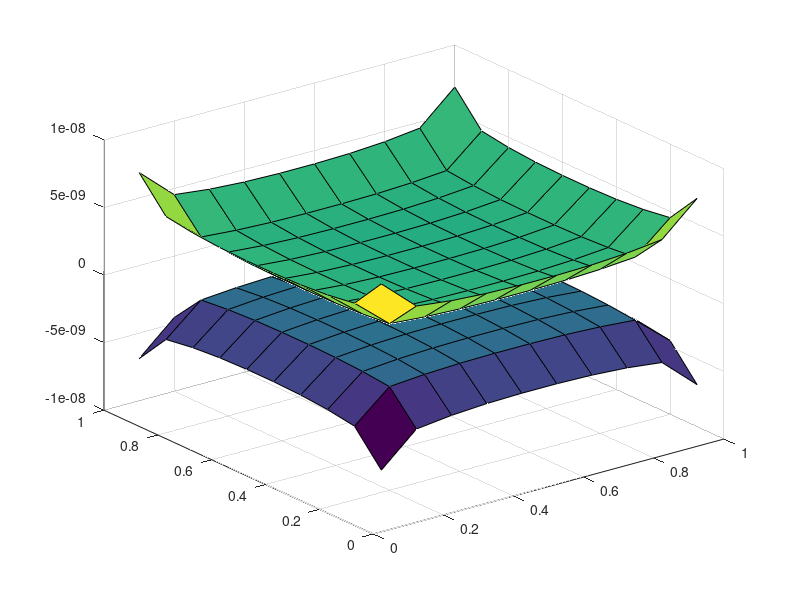
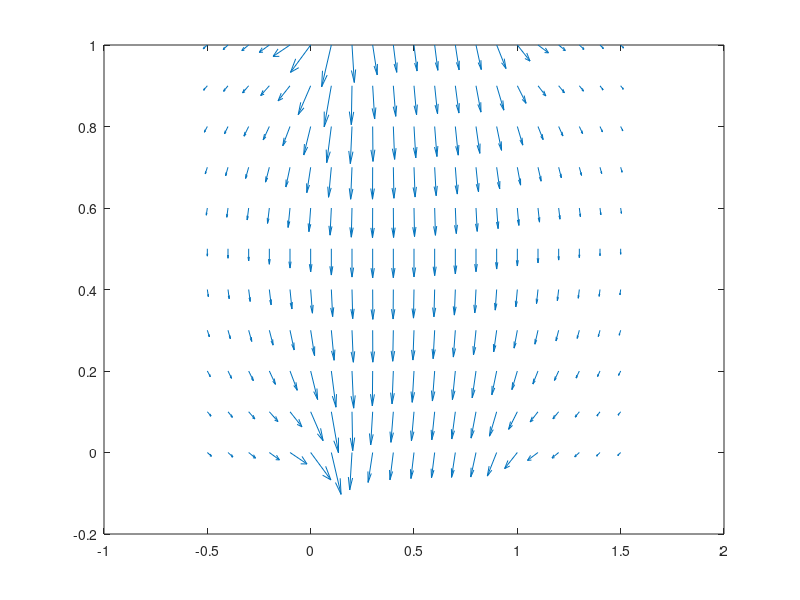

Here is the MATLAB script that generated these plots, in order:
n = 10;
d = 1;
fun = @(x,y) 1./sqrt(x.^2+y.^2);
self_pot = quad2d(fun, -1./(2*n), 1./(2*n), -1./(2*n), 1./(2*n));
v = zeros(2*n^2);
for k = 0:1:n^2-1
    i_0 = floor(k./n);
    j_0 = mod(k,n);
    x_0 = (j_0./n) + (1./(2*n));
    y_0 = (i_0./n) + (1./(2*n));
    for k1 = 0:1:n^2-1
        i = floor(k1./n);
        j = mod(k1,n);
        if v(k+1,k1+1)==0
            if k == k1
                v(k+1,k1+1) = self_pot;
            else
                func = @(x,y) 1./sqrt((x-x_0).^2+(y-y_0).^2);
                v(k+1,k1+1) = quad2d(func, j./n, (j+1)./n, i./n, (i+1)./n);
                v(k1+1,k+1) = v(k+1,k1+1);
            end
        end
    end
    for k1 = 0:1:n^2-1
        i = floor(k1./n);
        j = mod(k1,n);
        func = @(x,y) 1./sqrt((x-x_0).^2+(y-y_0).^2+d^2);
        v(k+1,k1+1+n^2) = quad2d(func, j./n, (j+1)./n, i./n, (i+1)./n);
    end
end
v = [v(1:n^2,:);v(1:n^2,1+n^2:2*n^2) v(1:n^2,1:n^2)];
v = (9e9/n^2).*v;
V = [0.5*ones(n.^2, 1); -0.5.*ones(n.^2, 1)];
Q = v\V;
Capacitance = sum(Q(1:n^2))
Q1=reshape(Q(1:n^2),[n,n]);
[X,Y]=meshgrid(1/n:1/n:1,1/n:1/n:1);
figure(1)
surf(X,Y,Q1);
hold on;
Q2=reshape(Q(n^2+1:2*n^2),[n,n]);
surf(X,Y,Q2);
hold off;
[X Y] = meshgrid(-0.5:.1:1.5, 0:0.1:d);
v = 0;
for k = 1:1:n^2
    i = floor(k./n);
    j = mod(k,n);
    x = (j./n) + (1./(2*n));
    y = (i./n) + (1./(2*n));
    v = v + Q(k)./sqrt((X-x).^2+(y-0.5).^2+Y.^2) + Q(k+n^2)./sqrt((X-x).^2+(y-0.5).^2+(Y-d).^2);   %Potential Centre Section
end
[px py] = gradient(v);
figure(2)
quiver(X,Y,px,py);
hold off;
